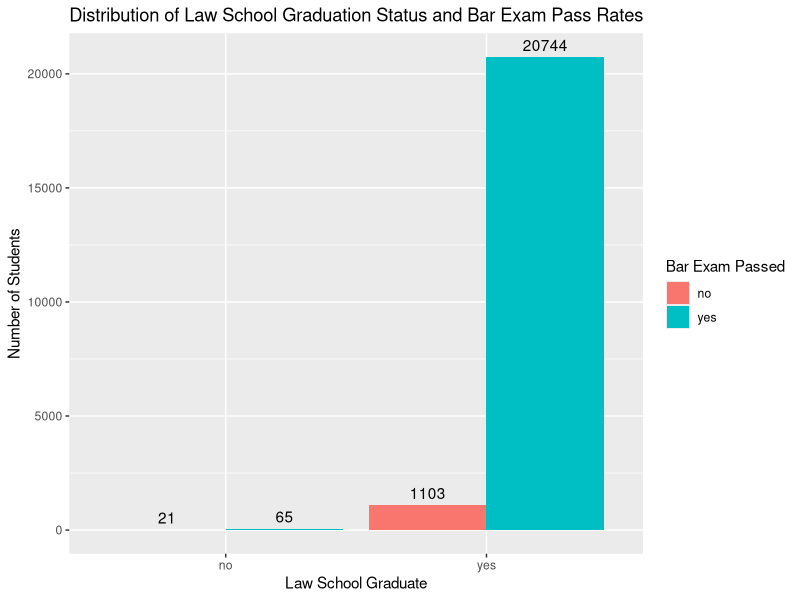
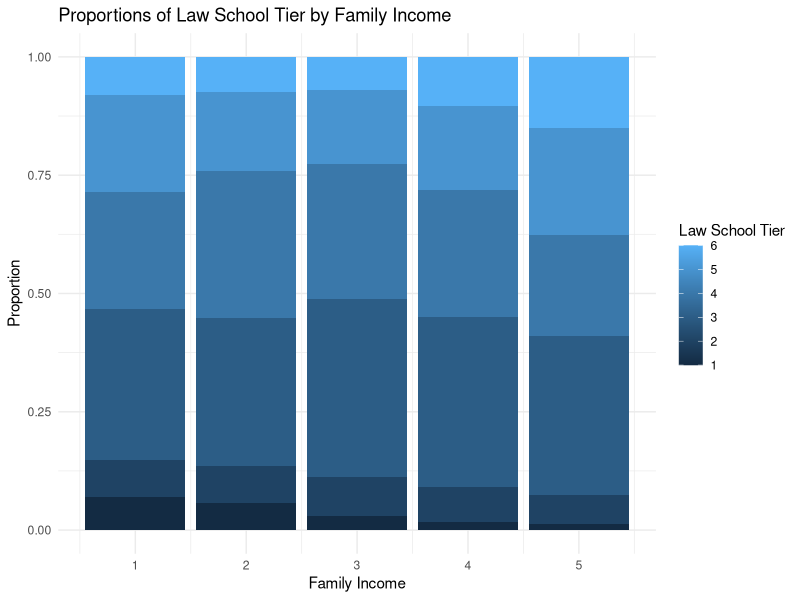
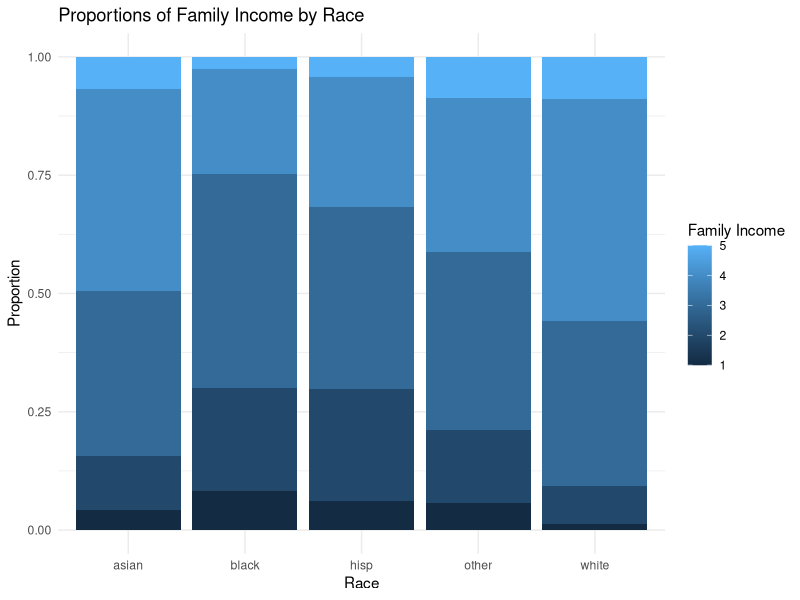
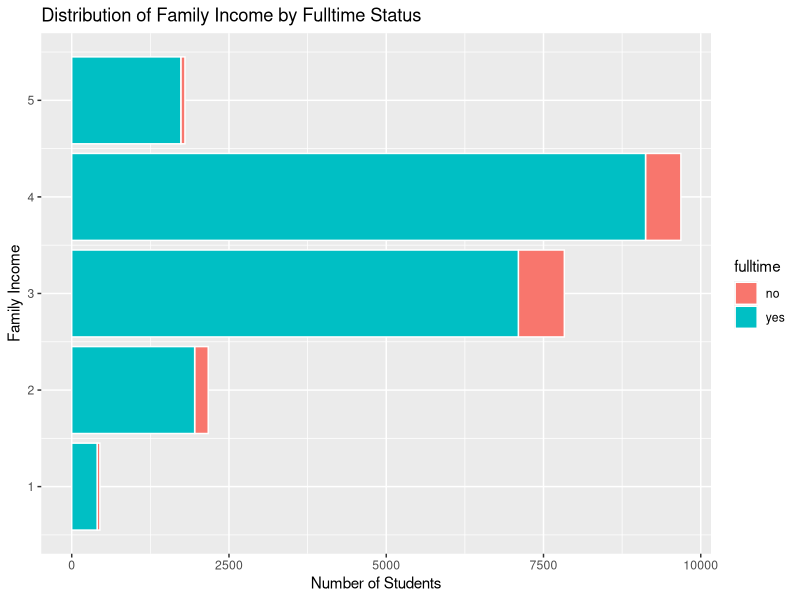
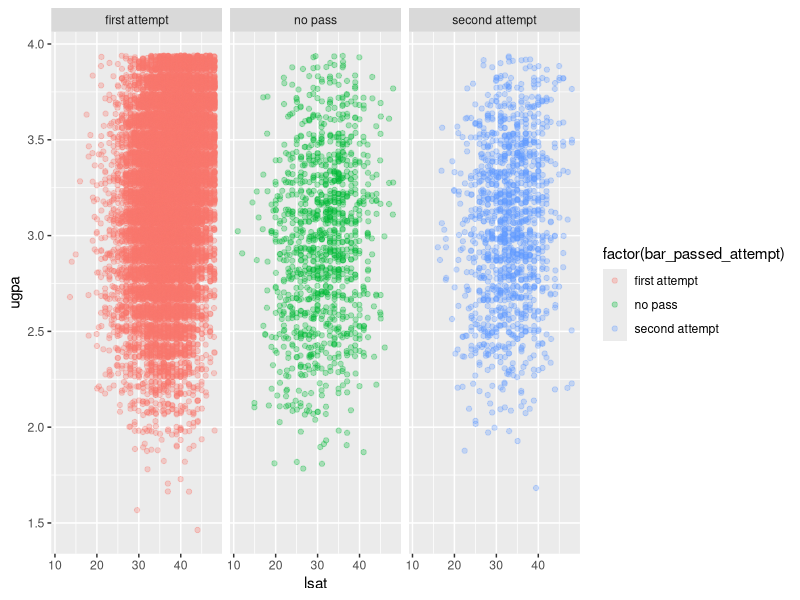
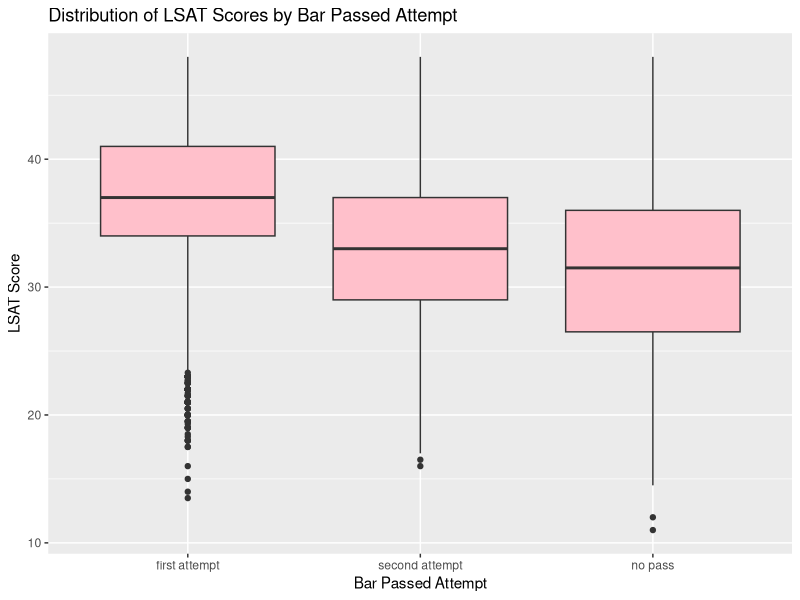
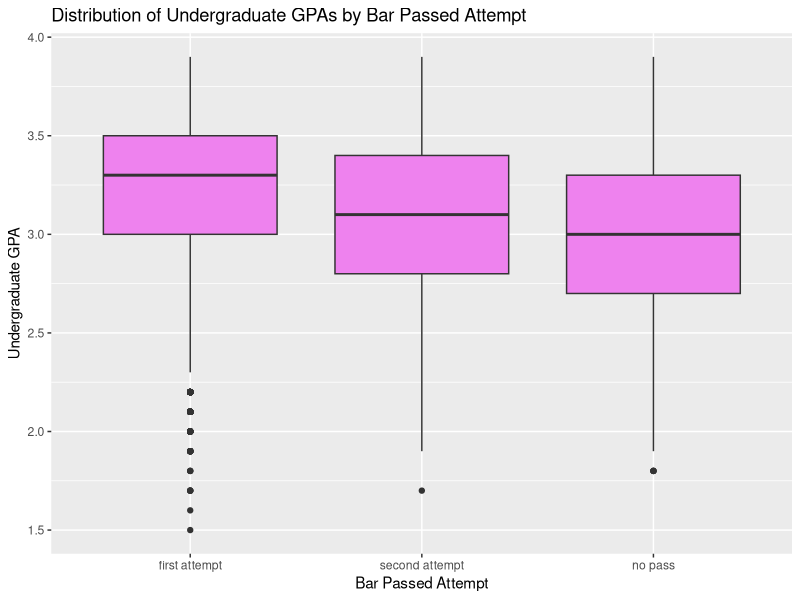
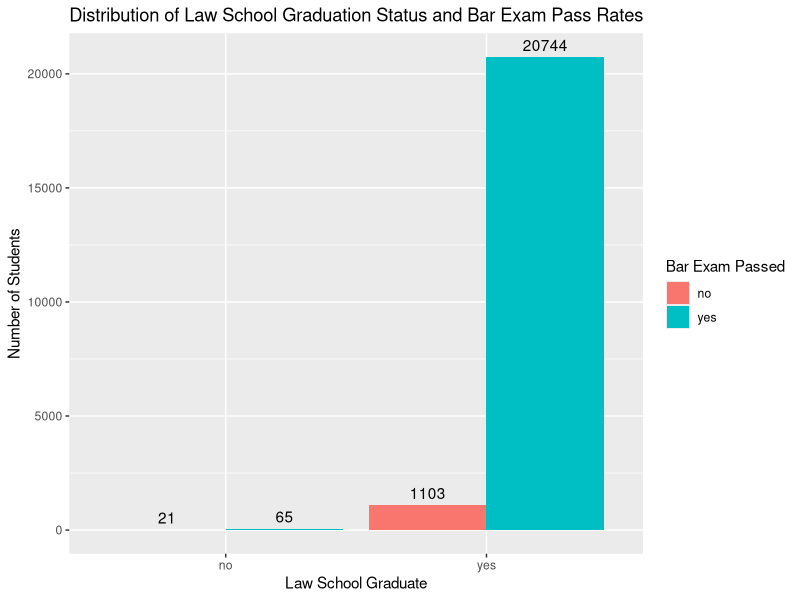

Recreate these plots in R, in order.

library(tidyverse)
library(knitr)

clean <- read_csv("data/clean.csv")
raw<- read_csv("data/raw.csv")


# Grad vs pass_bar ----

clean |>  
  na.omit(clean[c("pass_bar", "grad")]) |> 
ggplot(aes(x = grad, fill = pass_bar)) +
  geom_bar(position = "dodge") +
  geom_text(stat = "count", aes(label = after_stat(count)), position = position_dodge(width = 0.9), vjust = -0.5) +
  labs(title = "Distribution of Law School Graduation Status and Bar Exam Pass Rates",
       x = "Law School Graduate",
       y = "Number of Students",
       fill = "Bar Exam Passed")
ggsave("plots/grad_bar_distribution.png")

# family income and law school tier ----

clean |> 
  na.omit(c("fam_inc", "law_school_tier")) |> 
  group_by(law_school_tier, fam_inc) |> 
  summarise(frequency = n()) |> 
  group_by(fam_inc) |> 
  mutate(proportion = frequency / sum(frequency)) |> 
  ggplot(aes(x = fam_inc, y = proportion, fill = law_school_tier)) +
  geom_bar(stat = "identity") +
  labs(title = "Proportions of Law School Tier by Family Income", 
       y = "Proportion", 
       x = "Family Income") +
  theme_minimal() +
  labs(fill = "Law School Tier")
ggsave("plots/fam_inc_tier_distribution.png")


#Race vs. Family Income ----

race_fam_inc <- clean |> 
  na.omit(clean[c("fam_inc", "race")]) |> 
  group_by(race, fam_inc) |> 
  summarise(frequency = n()) |> 
  group_by(race) |> 
  mutate(proportion = frequency / sum(frequency))

# stacked bar plot
race_fam_inc |> 
ggplot(aes(x = race, y = proportion, fill = fam_inc)) +
  geom_bar(stat = "identity") +
  labs(title = "Proportions of Family Income by Race", y = "Proportion", x = "Race") +
  theme_minimal() +
  labs(fill = "Family Income")
ggsave("plots/race_fam_inc_distribution.png")

# fulltime vs. fam_income ----

## stacked bar plot 
clean |> 
  na.omit(c("fam_inc", "fulltime")) |> 
  ggplot(aes(x = fam_inc, fill = fulltime)) +
  geom_bar(position = "stack", color = "white")+
  coord_flip() +
  labs(title = "Distribution of Family Income by Fulltime Status", 
       y = "Number of Students", 
       x = "Family Income") 
ggsave("plots/fulltime_fam_inc.png")


# lsat scores vs. ugpa ----

# lsat scoes from 1981 (?) to 1991 were on a 10-48 point scale. 
# It is not worth it to scale/convert to today's scales since the tests have gotten much harder.
# very little correlation between ugpa and lsat: 
# weak positive (0.2430694)
clean |> 
  na.omit(clean[c("ugpa", "bar_passed_attempt", "lsat")]) |> 
  ggplot(aes(x = lsat, y = ugpa, color = factor(bar_passed_attempt)))+
  geom_jitter(alpha=0.3) + 
  facet_wrap(~bar_passed_attempt)

cor(clean$ugpa, clean$lsat)


# Bar Status and LSAT ----
clean |> 
  mutate(bar_passed_attempt = factor(
    bar_passed_attempt, levels = c(
      "first attempt", "second attempt", "no pass"))) |> 
  ggplot(aes(x = bar_passed_attempt, y = lsat)) +
  geom_boxplot(fill = "pink") +
  labs(title = "Distribution of LSAT Scores by Bar Passed Attempt",
       x = "Bar Passed Attempt",
       y = "LSAT Score")
ggsave("plots/lsat_bar_attempt.png")

# Bar Status and UGPA ----

clean |> 
  mutate(bar_passed_attempt = factor(
    bar_passed_attempt, levels = c(
      "first attempt", "second attempt", "no pass"))) |> 
  ggplot(aes(x = bar_passed_attempt, y = ugpa)) +
  geom_boxplot(fill = "violet") +
  labs(title = "Distribution of Undergraduate GPAs by Bar Passed Attempt",
       x = "Bar Passed Attempt",
       y = "Undergraduate GPA")
ggsave("plots/ugpa_bar_attempt.png")

